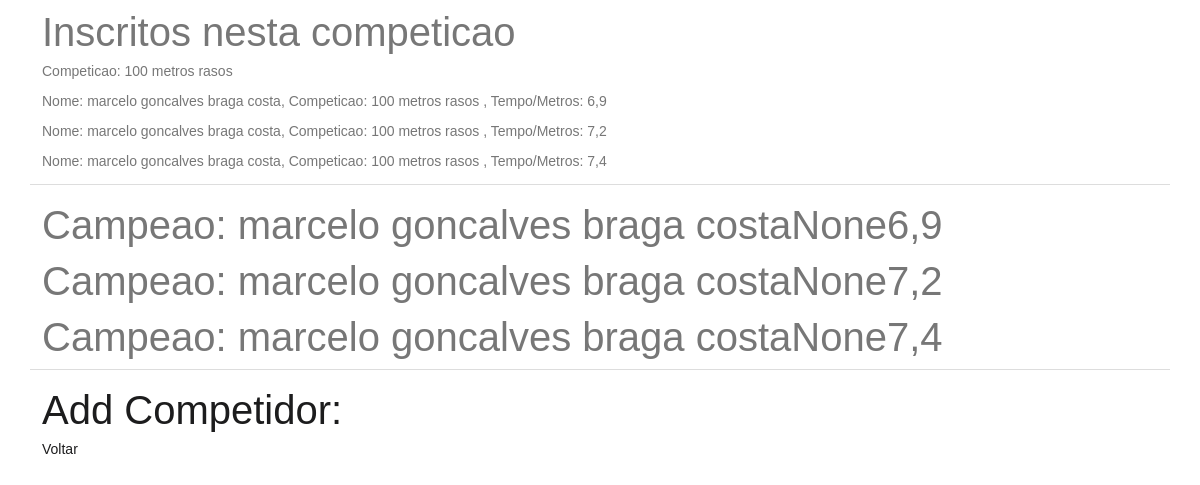
The page /competicao/100-metros-rasos on the database its author committed.
### jogos/models.py (models this page shows, shortened)
class Competicao(models.Model):
    STATUS = (
    ('0', 'Encerrado'),
    ('1', 'Em Andamento'),
    ('2', 'Em Espera'), )
    id = models.AutoField(primary_key=True)
    nome = models.CharField(max_length=135, verbose_name='Nome')
    local = models.CharField(null =False,max_length=255, verbose_name='Local')
    slug = AutoSlugField(max_length=255,unique=True,populate_from='nome',verbose_name='slug',editable=False)
    data = models.CharField(null=True,blank=True,max_length=135, verbose_name='Data')
    hora = models.CharField(null=True,blank=True,max_length=135, verbose_name='Hora da Partida')
    status = models.CharField(default='1', null=True,blank=True,max_length=35,choices=STATUS)
    def __str__(self):
            return self.nome
    class Meta:
       db_table = u'tipo'
       verbose_name = 'Competicao'
       verbose_name_plural = 'Competicao'

class Jogadores(models.Model):
    TENTATIVAS = (
    ('1', '1'),
    ('2', '2'),
    ('3', '3'), )
    id = models.AutoField(primary_key=True)
    nome = models.CharField(null =False,max_length=255, verbose_name='Nome Completo ')
    competicao = models.ForeignKey(Competicao, on_delete=models.CASCADE,related_name='Competicao')
    tempo = models.CharField(null=True,blank=True,max_length=135, verbose_name='Tempo em Segundos, Distancia em Metros')
    distancia = models.CharField(null=True,blank=True,max_length=135, verbose_name='Tempo em Segundos, Distancia em Metros')
    tentativas = models.CharField(default='1', null=True,blank=True,max_length=5,choices=TENTATIVAS,verbose_name='Tentativa ')
    created = models.DateField(auto_now=True)
    updated = models.DateField(auto_now=True)
    class Meta:
        db_table = u'jogos'
        verbose_name = 'Jogador'
        verbose_name_plural = 'Jogadores'
        ordering = ['tempo']

### jogos/views.py (the view)
# urls.py: path('competicao/<slug:slug>', Competicoes_Views.as_view(), name="competicao"),
class Competicoes_Views(ListView):
    template_name = 'jogos/competicao.html'
    def get(self, request, *args,slug, **kwargs):
       model = Jogadores,Competicao
       tipo = Competicao.objects.filter(slug=slug)
       if Competicao.objects.filter(slug=slug).exists():
           for i in tipo:
              inscrito = i.id
           return render(request,self.template_name ,{
        'competicoes' : Competicao.objects.filter(slug=slug),
        'ranquim' : Jogadores.objects.filter(competicao=inscrito),
        'listar_todos': Jogadores.objects.filter(competicao=inscrito),
        'listar_encerrados': Jogadores.objects.order_by("-competicao")[:12],
           })
       return redirect("jogos:home")

### jogos/templates/jogos/competicao.html
{% extends "jogos/layout_base/base.html" %}
{% load static %}
{% block conteudo %}
  <div class="box">
    <div class="container">
        <div class="row ">
          <div class="col-md-12">
            <h1>Inscritos nesta competicao</h1>
            {% for competicao in competicoes %}
            <p>
             Competicao: {{ competicao.nome }}
            </p>
            {% endfor %}
          </div>
          <div class="col-md-12">
            {% if listar_todos %}
            {% for listar_todo in listar_todos %}
            <p>
             Nome: {{ listar_todo.nome }},   Competicao: {{ listar_todo.competicao }} ,   Tempo/Metros: {{ listar_todo.tempo }}
            </p>
            {% endfor %}
            {% endif %}
          </div>
          <hr>
          {% if ranquim %}
            {% for nome in ranquim %}
            <h1>Campeao:  {{ nome.nome }}<span>{{nome.distancia}}</span><span>{{nome.tempo}}</span></h1>
            {% endfor %}
            <hr>
            <h1> <a href="{% url 'jogos:add_jogador' %}">Add Competidor:</a></h1>
          {% else %}
          <hr>
          <h1> <a href="{% url 'jogos:add_jogador' %}">Add Competidor:</a></h1>
          {% endif%}
          <a href="{% url 'jogos:home' %}">Voltar</a>
        </div>
    </div>
  </div>
  {% endblock %}

### jogos/templates/jogos/layout_base/base.html (shortened to what this page needs)
    {% load static  %}
	<!DOCTYPE html>
        <html lang="pt-br" dir="ltr">
          <head>
            <link rel="stylesheet" type="text/css" href="{% static 'css/linearicons.css' %}">
            <link rel="stylesheet" type="text/css" href="{% static 'css/font-awesome.min.css'  %}">
            <link rel="stylesheet" type="text/css" href="{% static 'bs5/css/bootstrap.css' %}">
			<link rel="stylesheet" type="text/css" href="{% static 'css/stylo.css'  %}">
        </head>
        <body>
	   <div class="center" >
		   {% block conteudo %}
           {% endblock %}
	   </div>
	</body>
  </html>

### jogos/static/css/stylo.css (style rules this page uses)
body { font-family: 'Work Sans', sans-serif; font-size: 1rem; font-size: 14px; font-weight: 400; line-height: 1em; color: #777; position: relative; background-position: top; }
a { color: #1c1c1d; text-decoration: none !important; outline: none !important; }
*, *::after, *::before { -webkit-box-sizing: border-box; -moz-box-sizing: border-box; box-sizing: border-box; }

### rows shown on the page
Competicao: nome "100 metros rasos"
Jogadores: nome "marcelo goncalves braga costa", competicao "100 metros rasos", tempo "6,9", distancia "None"
Jogadores: nome "marcelo goncalves braga costa", competicao "100 metros rasos", tempo "7,2", distancia "None"
Jogadores: nome "marcelo goncalves braga costa", competicao "100 metros rasos", tempo "7,4", distancia "None"
